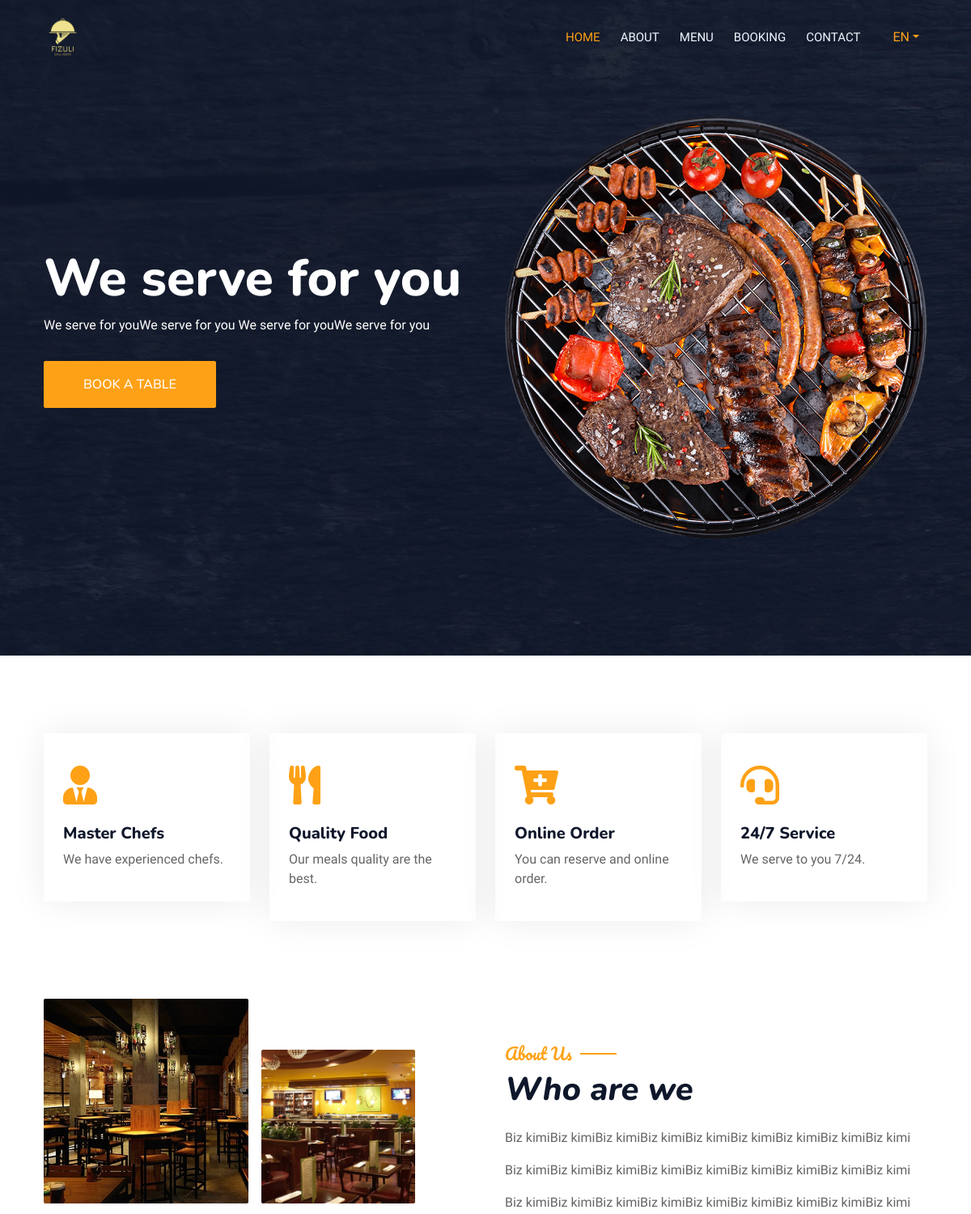
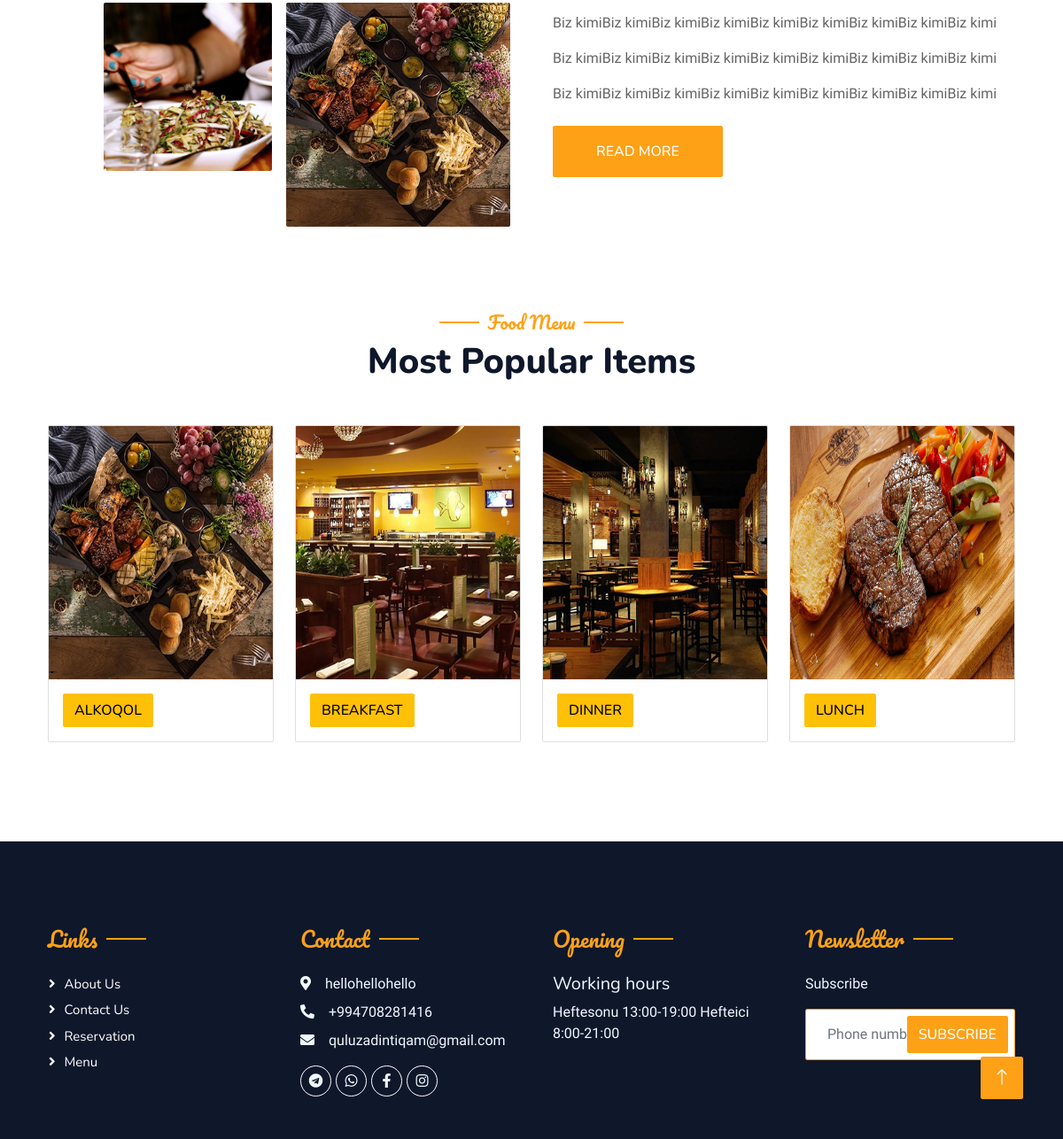
The page / on the database its author committed (2 pictures, top to bottom).
### restaurant/models.py (models this page shows, shortened)
class MainDetails(DateMixin, SlugMixin):
    location = models.TextField(verbose_name="Ünvan")
    phone_number = models.TextField(verbose_name="Əlaqə nömrəsi")
    email = models.EmailField(verbose_name="E-mail")
    working_time = models.TextField(verbose_name="İş vaxtları")
    logo = models.ImageField(upload_to=Uploader.upload_photo_for_logo, verbose_name="Saytın loqosu")
    video_url = models.TextField(verbose_name="Video linki", null=True, blank=True)
    map_url = models.TextField(verbose_name="Xerite linki", null=True, blank=True)
    class Meta:
        ordering = ("-created_at",)
        verbose_name = "Əsas məlumat"
        verbose_name_plural = "Əsas məlumatlar"

class HomeHeader(DateMixin, SlugMixin):
    main_text = models.TextField(verbose_name="Əsas cümlə")
    sub_text = models.TextField(verbose_name="Alt mətin")
    back_image = models.ImageField(upload_to=Uploader.upload_photo_for_home_header, verbose_name="Arxa plan foto",
                                   help_text="1366x768")
    round_image = models.ImageField(upload_to=Uploader.upload_photo_for_home_header, verbose_name="Fırlanan foto",
                                    help_text="612x612")
    class Meta:
        ordering = ("-created_at",)
        verbose_name = "Ana səhifə başlıq"
        verbose_name_plural = "Ana səhifə başlıq"

class AboutModel(DateMixin, SlugMixin):
    head = models.CharField(max_length=255, verbose_name="Haqqımızda başlıq hissəsi")
    description = RichTextField(verbose_name="Açıqlama")
    years_of_experience = models.CharField(max_length=255, verbose_name="Təcrübə")
    count_of_workers = models.CharField(max_length=255, verbose_name="İşçilərin sayı")
    img_1 = models.ImageField(upload_to=Uploader.upload_photo_for_about, verbose_name="Sol üst şəkil",
                              help_text="298x298")
    img_2 = models.ImageField(upload_to=Uploader.upload_photo_for_about, verbose_name="Sağ üst şəkil",
                              help_text="224x224")
    img_3 = models.ImageField(upload_to=Uploader.upload_photo_for_about, verbose_name="Sol aşağı şəkil",
                              help_text="224x224")
    img_4 = models.ImageField(upload_to=Uploader.upload_photo_for_about, verbose_name="Sağ aşağı şəkil",
                              help_text="298x298")
    class Meta:
        ordering = ("-created_at",)
        verbose_name = "Haqqımızda"
        verbose_name_plural = "Haqqımızda"

class Category(DateMixin, SlugMixin):
    name = models.CharField(max_length=255, verbose_name="Kateqoriyalar")
    image = models.ImageField(upload_to=Uploader.upload_photo_for_icon, null=True, blank=True, verbose_name="Kateqoriya fotosu", help_text="286x286")
    class Meta:
        ordering = ("-created_at",)
        verbose_name = "Kateqoriya"
        verbose_name_plural = "Kateqoriyalar"

class SocialMedia(DateMixin, SlugMixin):
    social_media = models.CharField(max_length=255, choices=SOCIAL_CHOICES, verbose_name="Sosial media")
    link = models.TextField(verbose_name="Sosial media linki")
    class Meta:
        ordering = ("-created_at", )
        verbose_name = "Sosial media hesab"
        verbose_name_plural = "Sosial media hesabları"

### restaurant/views.py (the view)
# urls.py: path("", home_view, name='home'),
def home_view(request):
    about = AboutModel.objects.first()
    workers = Personal.objects.order_by("-created_at")[:4]
    home_header = HomeHeader.objects.first()
    categories = Category.objects.order_by("name")
    menu_1 = Menu.objects.all()
    cat = request.POST.get("cat_id")
    if cat == '1':
        menu_1 = Menu.objects.filter(category__id=cat)
        print(menu_1)
    context = {
        "index_about": about,
        "index_workers": workers,
        "home_header": home_header,
        "categories": categories,
        "menu_1": menu_1,
    }
    return render(request, "index.html", context)

### templates/index.html (shortened to what this page needs)
{% extends 'base.html' %}
{% load static %}
{% load i18n %}
{% get_current_language as LANGUAGE_CODE %}
{% get_available_languages as LANGUAGES %}
{% block body %}
            <div class="container-xxl py-5 bg-dark hero-header mb-5 headS" style="background: linear-gradient(rgba(15, 23, 43, .9), rgba(15, 23, 43, .9)), url({{ home_header.back_image.url }})">
                <div class="container my-5 py-5">
                    <div class="row align-items-center g-5">
                        <div class="col-lg-6 text-center text-lg-start">
                            <h1 class="display-3 text-white animated slideInLeft">{{home_header.main_text}}</h1>
                            <p class="text-white animated slideInLeft mb-4 pb-2">{{home_header.sub_text}}</p>
                            <a href="{% url 'booking' %}" class="btn btn-primary py-sm-3 px-sm-5 me-3 animated slideInLeft">{% trans 'Book A Table' %}</a>
                        </div>
                        <div class="col-lg-6 text-center text-lg-end overflow-hidden">
                            <img class="img-fluid" src="{{home_header.round_image.url}}" alt="">
                        </div>
                    </div>
                </div>
            </div>
        </div>
        <div class="container-xxl py-5">
            <div class="container">
                <div class="row g-4">
                    <div class="col-lg-3 col-sm-6 wow fadeInUp" data-wow-delay="0.1s">
                        <div class="service-item rounded pt-3">
                            <div class="p-4">
                                <i class="fa fa-3x fa-user-tie text-primary mb-4"></i>
                                <h5>{% trans 'Master Chefs' %}</h5>
                                <p>{% trans 'We have experienced chefs.' %}</p>
                            </div>
                        </div>
                    </div>
                    <div class="col-lg-3 col-sm-6 wow fadeInUp" data-wow-delay="0.3s">
                        <div class="service-item rounded pt-3">
                            <div class="p-4">
                                <i class="fa fa-3x fa-utensils text-primary mb-4"></i>
                                <h5>{% trans 'Quality Food' %}</h5>
                                <p>{% trans 'Our meals quality are the best.' %}</p>
                            </div>
                        </div>
                    </div>
                    <div class="col-lg-3 col-sm-6 wow fadeInUp" data-wow-delay="0.5s">
                        <div class="service-item rounded pt-3">
                            <div class="p-4">
                                <i class="fa fa-3x fa-cart-plus text-primary mb-4"></i>
                                <h5>{% trans 'Online Order' %}</h5>
                                <p>{% trans 'You can reserve and online order.' %}</p>
                            </div>
                        </div>
                    </div>
                    <div class="col-lg-3 col-sm-6 wow fadeInUp" data-wow-delay="0.7s">
                        <div class="service-item rounded pt-3">
                            <div class="p-4">
                                <i class="fa fa-3x fa-headset text-primary mb-4"></i>
                                <h5>{% trans '24/7 Service' %}</h5>
                                <p>{% trans 'We serve to you 7/24.' %}</p>
                            </div>
                        </div>
                    </div>
                </div>
            </div>
        </div>
        <div class="container-xxl py-5">
            <div class="container">
                <div class="row g-5 align-items-center">
                    <div class="col-lg-6">
                        <div class="row g-3">
                            <div class="col-6 text-start">
                                <img class="img-fluid rounded w-100 wow zoomIn" data-wow-delay="0.1s" src="{{index_about.img_1.url}}">
                            </div>
                            <div class="col-6 text-start">
                                <img class="img-fluid rounded w-75 wow zoomIn" data-wow-delay="0.3s" src="{{index_about.img_2.url}}" style="margin-top: 25%;">
                            </div>
                            <div class="col-6 text-end">
                                <img class="img-fluid rounded w-75 wow zoomIn" data-wow-delay="0.5s" src="{{index_about.img_3.url}}">
                            </div>
                            <div class="col-6 text-end">
                                <img class="img-fluid rounded w-100 wow zoomIn" data-wow-delay="0.7s" src="{{index_about.img_4.url}}">
                            </div>
                        </div>
                    </div>
                    <div class="col-lg-6">
                        <h5 class="section-title ff-secondary text-start text-primary fw-normal">{% trans 'About Us' %}</h5>
                        <h1 class="mb-4"><i>{{index_about.head}}</i></h1>
                        <p class="mb-4">{{index_about.description|safe}}</p>
                        <a class="btn btn-primary py-3 px-5 mt-2" href="">{% trans 'Read More' %}</a>
                    </div>
                </div>
            </div>
        </div>
     <div class="container-xxl py-5">
    <div class="container">
        <div class="text-center wow fadeInUp" data-wow-delay="0.1s">
            <h5 class="section-title ff-secondary text-center text-primary fw-normal">{% trans 'Food Menu' %}</h5>
            <h1 class="mb-5">{% trans 'Most Popular Items' %}</h1>
        </div>
        <div class="row">
           {% for cat in categories %}
            <div class="col-md-3 mb-3">
                <div class="card">
                    <div class="card-img-container">
                        <img class="card-img-top" src="{{cat.image.url}}" alt="Card image cap" style="height:286px;width:100%;">
                    </div>
                    <div class="card-body">
                        <a href="{% url 'menu' %}?category={{cat.name}}" class="btn btn-warning">{{cat.name}}</a>
                    </div>
                </div>
            </div>
           {% endfor %}
        </div>
    </div>
</div>
       {% endblock body %}

### templates/base.html (shortened to what this page needs)
{% load static %}
{% load i18n %}
{% get_current_language as LANGUAGE_CODE %}
{% get_available_languages as LANGUAGES %}
<!DOCTYPE html>
<html lang="en">
<head>
    <link href="https://cdnjs.cloudflare.com/ajax/libs/font-awesome/5.10.0/css/all.min.css" rel="stylesheet">
    <link href="https://cdn.jsdelivr.net/npm/bootstrap-icons@1.4.1/font/bootstrap-icons.css" rel="stylesheet">
    <link href="{% static 'lib/animate/animate.min.css' %}" rel="stylesheet">
    <link href="{% static 'lib/owlcarousel/assets/owl.carousel.min.css' %}" rel="stylesheet">
    <link href="{% static 'lib/tempusdominus/css/tempusdominus-bootstrap-4.min.css' %}" rel="stylesheet" />
    <link rel="stylesheet" href="https://cdnjs.cloudflare.com/ajax/libs/bootstrap/5.3.2/css/bootstrap.min.css" />
    <link href="{% static 'css/bootstrap.min.css' %}" rel="stylesheet">
    <link href="{% static 'css/style.css' %}" rel="stylesheet">
</head>
<body>
    <div class="container-xxl bg-white p-0">
        <div class="container-xxl position-relative p-0">
            <nav class="navbar navbar-expand-lg navbar-dark bg-dark px-4 px-lg-5 py-3 py-lg-0">
                <a href="{% url 'home' %}" class="navbar-brand p-0">
                    <h1 class="text-primary m-0"><img src="{{details.logo.url}}" alt=""></h1>
                </a>
                <div class="collapse navbar-collapse" id="navbarCollapse">
                    <div class="navbar-nav ms-auto py-0 pe-4">
                        <a href="{% url 'home' %}" class="nav-item nav-link {% if request.path == '/' %}  active {% endif %}">{% trans 'Home' %}</a>
                        <a href="{% url 'about' %}" class="nav-item nav-link {% if request.path == '/about/' %}  active {% endif %}">{% trans 'About' %}</a>
                        <a href="{% url 'menu' %}" class="nav-item nav-link {% if request.path == '/menu/' %}  active {% endif %}">{% trans 'Menu' %}</a>
                        <a href="{% url 'booking' %}" class="nav-item nav-link {% if request.path == '/booking/' %}  active {% endif %}">{% trans 'Booking' %}</a>
                        <a href="{% url 'contact' %}" class="nav-item nav-link {% if request.path == '/contact/' %}  active {% endif %}">{% trans 'Contact' %}</a>
                    </div>
                   <div class="nav-item dropdown">
                            <a href="#" class="nav-link dropdown-toggle" data-bs-toggle="dropdown">{{LANGUAGE_CODE|upper}}</a>
                        </div>
                </div>
            </nav>
            {% block body %}
            {% endblock body %}
        <div class="container-fluid bg-dark text-light footer pt-5 mt-5 wow fadeIn" data-wow-delay="0.1s">
            <div class="container py-5">
                <div class="row g-5">
                    <div class="col-lg-3 col-md-6">
                        <h4 class="section-title ff-secondary text-start text-primary fw-normal mb-4">{% trans 'Links' %}</h4>
                        <a class="btn btn-link" href="{% url 'about' %}">{% trans 'About Us' %}</a>
                        <a class="btn btn-link" href="{% url 'contact' %}">{% trans 'Contact Us' %}</a>
                        <a class="btn btn-link" href="{% url 'booking' %}">{% trans 'Reservation' %}</a>
                        <a class="btn btn-link" href="{% url 'menu' %}">{% trans 'Menu' %}</a>
                    </div>
                    <div class="col-lg-3 col-md-6">
                        <h4 class="section-title ff-secondary text-start text-primary fw-normal mb-4">Contact</h4>
                        <p class="mb-2"><i class="fa fa-map-marker-alt me-3"></i>{{details.location}}</p>
                        <p class="mb-2"><i class="fa fa-phone-alt me-3"></i>{{details.phone_number}}</p>
                        <p class="mb-2"><i class="fa fa-envelope me-3"></i>{{details.email}}</p>
                        <div class="d-flex pt-2">
                           {% for s in socials %}
                            {% if s.social_media == 'wp' %}
                            <a class="btn btn-outline-light btn-social" href="https://wa.me/{{s.link}}"><i class="fab fa-whatsapp"></i></a>
                            {% endif %}
                            {% if s.social_media == 'insta' %}
                            <a class="btn btn-outline-light btn-social" href="https://{{s.link}}"><i class="fab fa-instagram"></i></a>
                            {% endif %}
                            {% if s.social_media == 'telegram' %}
                            <a class="btn btn-outline-light btn-social" href="https://t.me/{{s.link}}"><i class="fab fa-telegram"></i></a>
                            {% endif %}
                            {% if s.social_media == 'fb' %}
                            <a class="btn btn-outline-light btn-social" href="https://{{s.link}}"><i class="fab fa-facebook-f"></i></a>
                            {% endif %}
                            {% endfor %}
                        </div>
                    </div>
                    <div class="col-lg-3 col-md-6">
                        <h4 class="section-title ff-secondary text-start text-primary fw-normal mb-4">{% trans 'Opening' %}</h4>
                        <h5 class="text-light fw-normal">{% trans 'Working hours' %}</h5>
                        <p>{{details.working_time}}</p>
                    </div>
                    <div class="col-lg-3 col-md-6">
                        <h4 class="section-title ff-secondary text-start text-primary fw-normal mb-4">{% trans 'Newsletter' %}</h4>
                        <p>{% trans 'Subscribe' %}</p>
                        <div class="position-relative mx-auto" style="max-width: 400px;">
                            <form method="post">
                            <button type="submit" class="btn btn-primary py-2 position-absolute top-0 end-0 mt-2 me-2">{% trans 'Subscribe' %}</button>
                       </form>
                        </div>
                    </div>
                </div>
            </div>
        </div>
        <a href="#" class="btn btn-lg btn-primary btn-lg-square back-to-top"><i class="bi bi-arrow-up"></i></a>
    </div>
</body>
</html>

### rows shown on the page
MainDetails: logo (picture), location "hellohellohello", phone_number "+994708281416", email "quluzadintiqam@gmail.com", working_time "Heftesonu 13:00-19:00 Hefteici 8:00-21:00"
HomeHeader: back_image (picture), main_text "We serve for you", sub_text "We serve for youWe serve for you We serve for youWe serve for you", round_image (picture)
AboutModel: img_1 (picture), img_2 (picture), img_3 (picture), img_4 (picture), head "Who are we", description "Biz kimiBiz kimiBiz kimiBiz kimiBiz kimiBiz kimiBiz kimiBiz kimiBiz kimi Biz kimiBiz kimiBiz kimiBiz kimiBiz kimiBiz kimiBiz kimiBiz kimiBiz kimi Biz kimiBiz kimiBiz kimiBiz kimiBiz kimiBiz kimiBiz kimiBiz kimiBiz kimi Biz kimiBiz kimiBiz kimiBiz kimiBiz kimiBiz kimiBiz kimiBiz kimiBiz kimi Biz kimiBiz kimiBiz kimiBiz kimiBiz kimiBiz kimiBiz kimiBiz kimiBiz kimi Biz kimiBiz kimiBiz kimiBiz kimiBiz kimiBiz kimiBiz kimiBiz kimiBiz kimi"
Category: image (picture), name "ALKOQOL"
Category: image (picture), name "BREAKFAST"
Category: image (picture), name "DINNER"
Category: image (picture), name "LUNCH"

### other values the page prints
{{ LANGUAGE_CODE|upper }} "EN"
